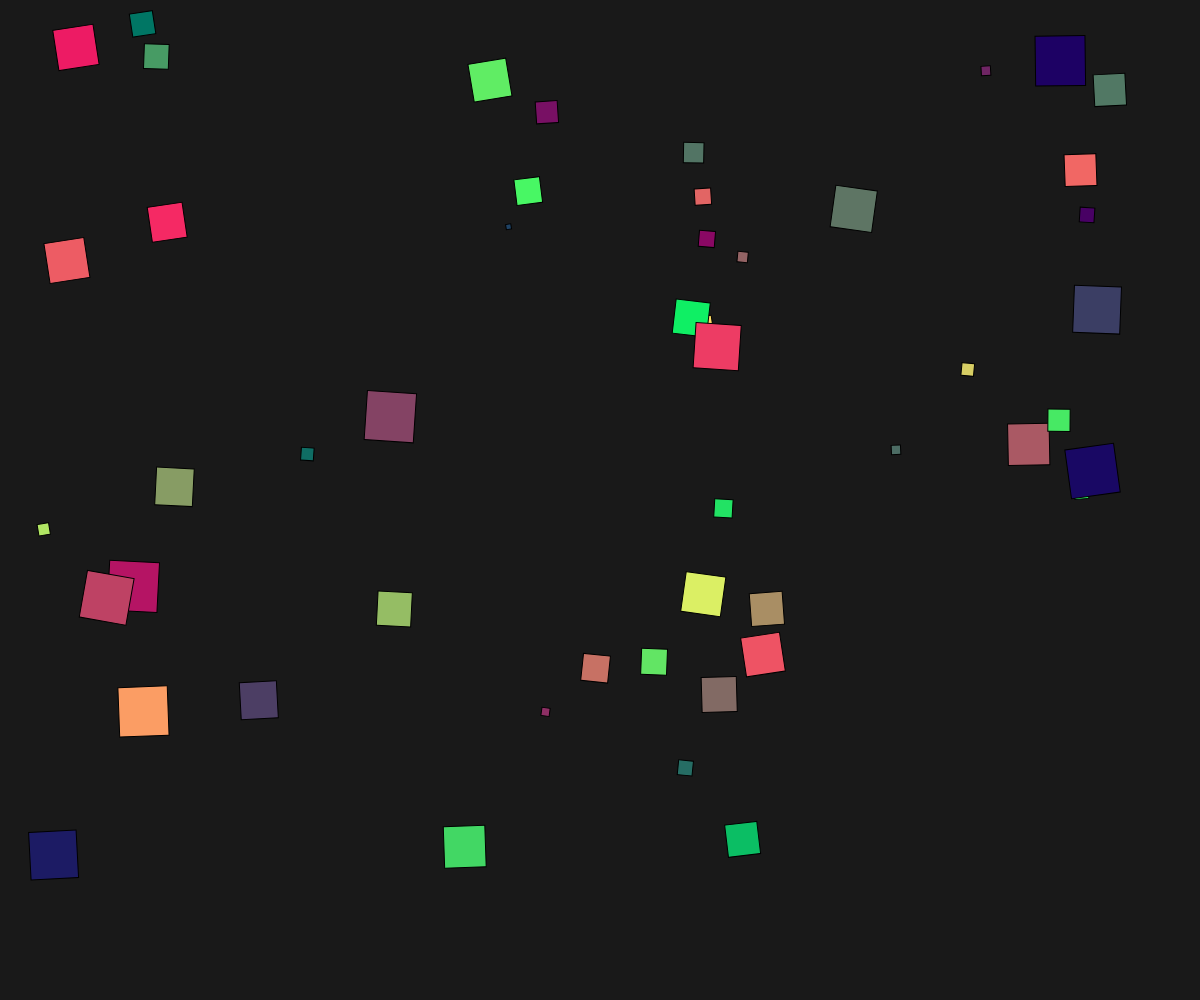
Frame 1 (no input)
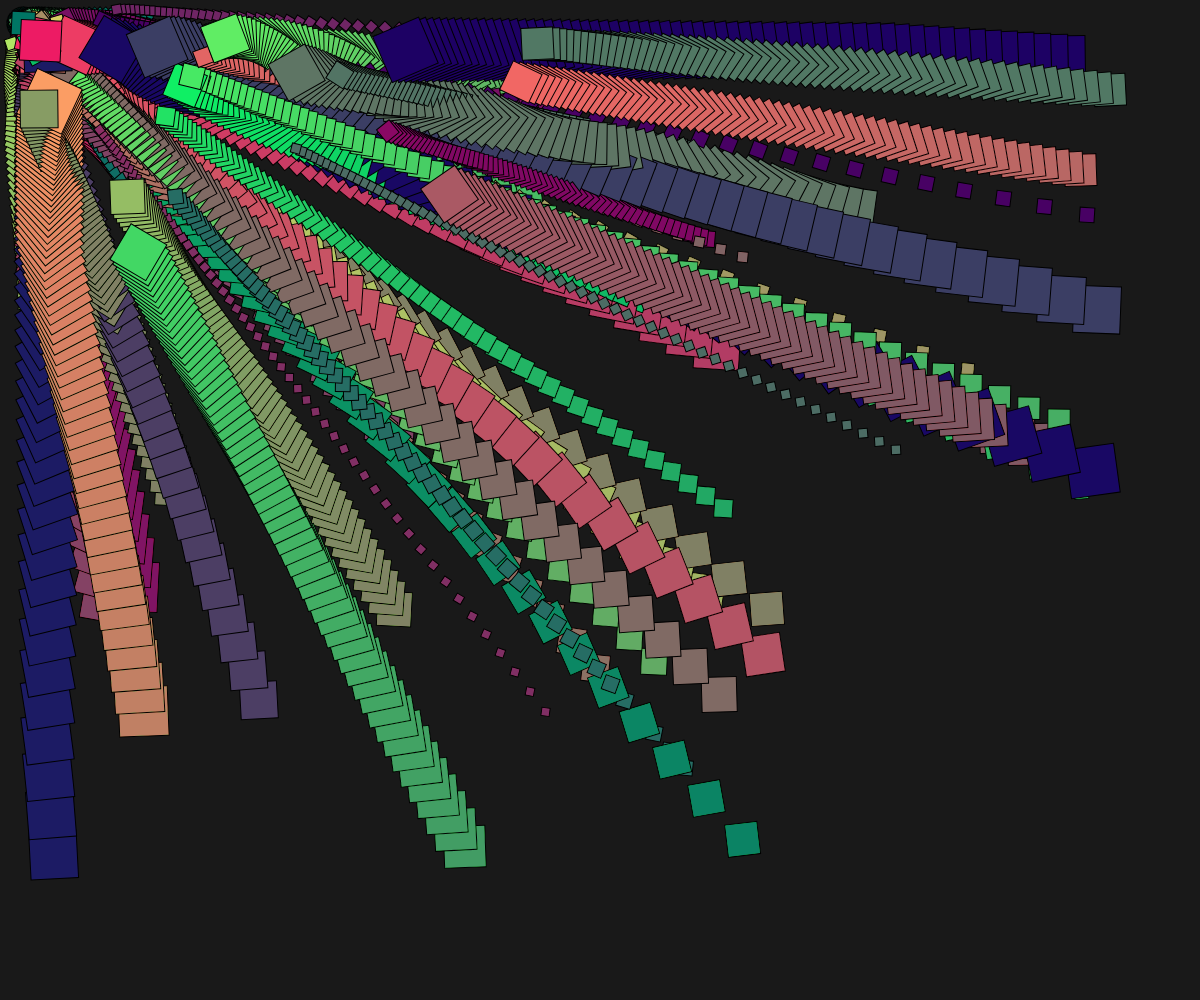
Frame 60 (no input)
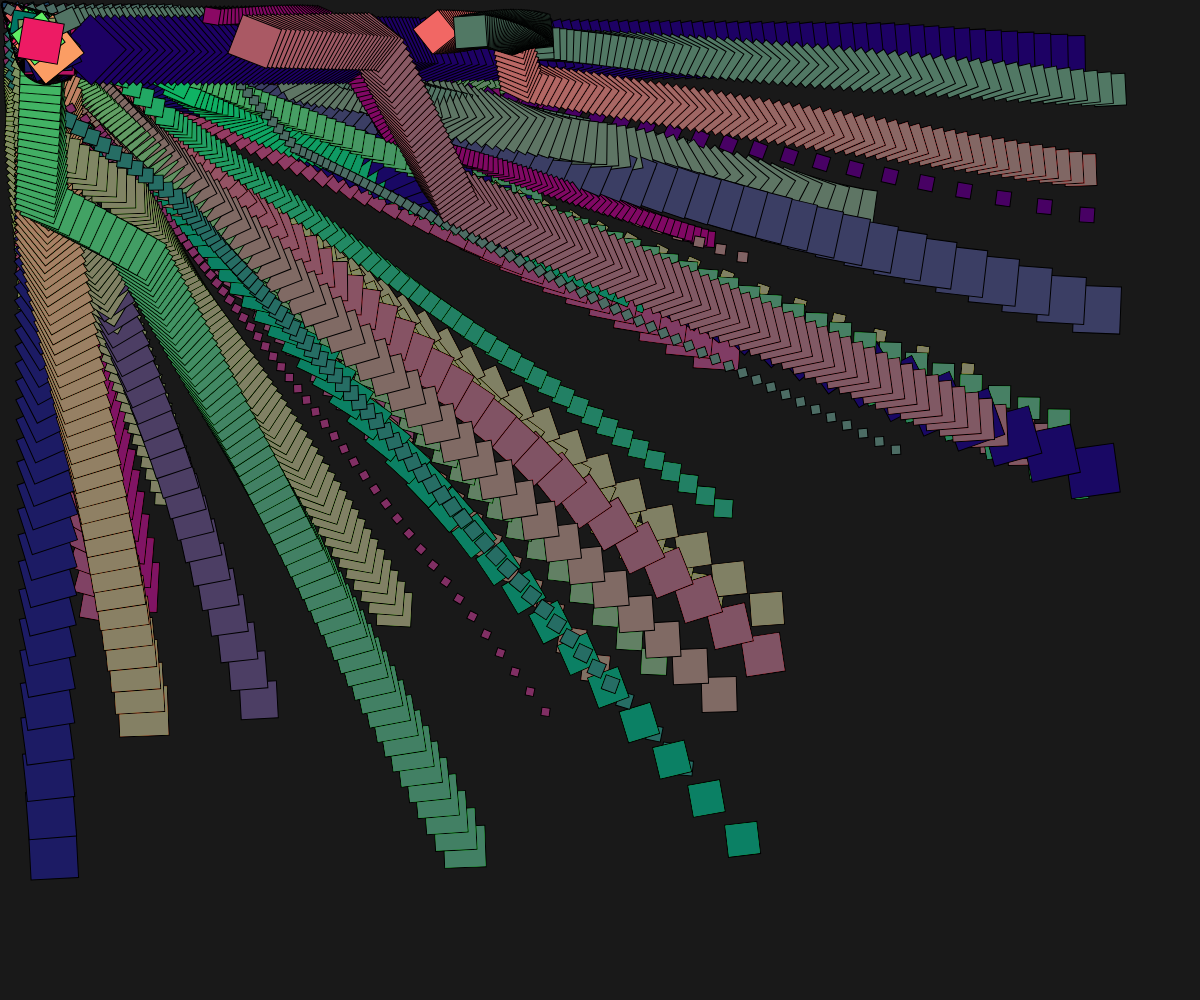
Frame 120 (the mouse pressed at the canvas centre since frame 60)

The p5.js sketch that drew these frames (run headless with seeded random() and noise() and a simulated clock; from frame 60 on, the mouse is pressed at the canvas centre):

// p5.js sketch
// ── sketch.js
// Simple OOP example
let sp = []; // Declare the object
let num = 50;

let p1controls = [87, 68, 83, 65, 69]; //(WDSAE)


function setup() {
    createCanvas(windowWidth, windowHeight);
    background(25);

    for (let i = 0; i < num; i++) {
        let s = random(5, 50); // size
        let x = random(s, width - s); // x position
        let y = random(s, height - s); // y position
        let a = random(-5, 5); // angle increment
        let e = random(0.05, 0.01); //
        let r = random(0,255);
        let g = random(0,255);
        sp[i] = new Spot(x, y, s, a, e, r, g);
    }

    angleMode(DEGREES);
    rectMode(CENTER);
}

function draw() {
    background(0, 1);

    for (let i = 0; i < num; i++) {
        push();
        sp[i].move();
        sp[i].display();
        pop();
    }
    // store state of canvas

    // restor the canvas
    //sp2.move();
    // sp2.display();
}
// function to define a class
class Spot {
    // Construct the object
    constructor(xpos, ypos, diameter, iangle, ease, color1, color2) {
        this.x = xpos;
        this.y = ypos;
        this.d = diameter;
        this.ia = iangle;
        this.a = this.ia;
        this.e = ease; // How fast the object moves toward the mouse
        this.r = color1;
        this.g = color2;
    }

    // method to display the object
    display() {
        //rotate(this.a);
        fill(this.r, this.g, 100);
        rect(0, 0, this.d, this.d);
    }
    move() {


        let space_bar = 32;
        let d_key = 68;
        let s_key = 83;
        let a_key = 65;
        let w_key = 87;

        if (keyIsDown(space_bar)) {
            let dx = mouseX - this.x;
            this.x += dx * -this.e;
            let dy = mouseY - this.y;
            this.y += dy * -this.e;
            this.x = constrain(this.x, this.d, width - this.d)
            this.y = constrain(this.y, this.d, width - this.d)
            this.a = this.a;
        }
        if (keyIsDown(s_key)) {
            this.a += this.ia
            let dx = mouseX - this.x;
            this.x -= dx * this.e;
            let dy = mouseY - this.y;
            this.y += dy * this.e;
            this.x = constrain(this.x, this.d, width - this.d)
            this.y = constrain(this.y, this.d, width - this.d)
        }
        if (keyIsDown(a_key)) {
            this.a += this.ia
            let dx = mouseX - this.x;
            this.x += dx * this.e;
            let dy = mouseY - this.y;
            this.y += dy * this.e;
            this.x = constrain(this.x, this.d, width - this.d)
            this.y = constrain(this.y, this.d, width - this.d) 
            this.a = 0;
        }
        if (keyIsDown(d_key)) {
            this.a += this.ia
            let dx = mouseX - this.x;
            this.x += dx * this.e;
            let dy = mouseY - this.y;
            this.y -= dy * this.e;
            this.x = constrain(this.x, this.d, width - this.d)
            this.y = constrain(this.y, this.d, width - this.d)
        }
        if (mouseIsPressed) {
            this.a += this.ia
            let dx = mouseX - this.x;
            this.x += dx * -this.e;
            let dy = mouseY - this.y;
            this.y += dy * -this.e;
            this.x = constrain(this.x, this.d, width - this.d)
            this.y = constrain(this.y, this.d, width - this.d)
        } else {
            this.a += this.ia
            let dx = mouseX - this.x;
            this.x += dx * this.e;
            let dy = mouseY - this.y;
            this.y += dy * this.e;
            this.x = constrain(this.x, this.d, width - this.d)
            this.y = constrain(this.y, this.d, width - this.d)
        }

        translate(this.x, this.y); // Keep the square on the mouse
        rotate(this.a);
    }
}
